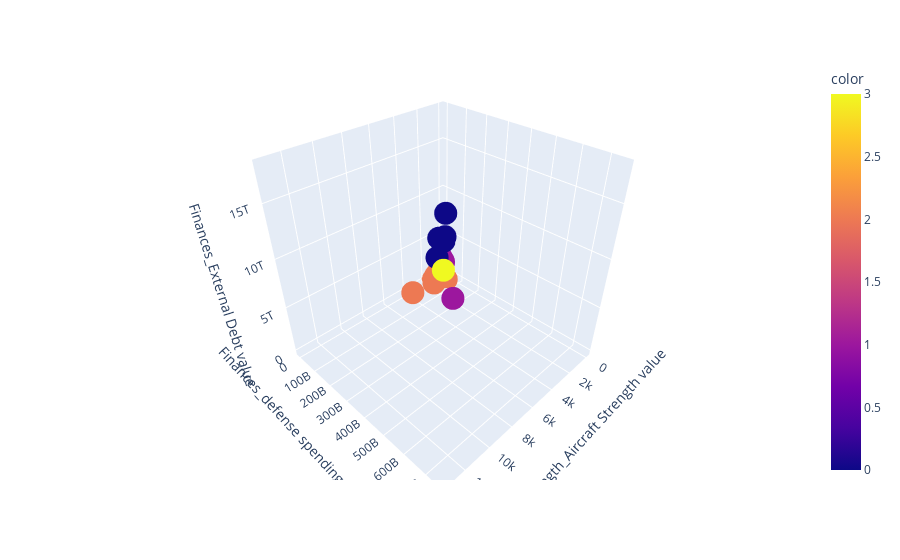

The notebook cell saved with this chart:
### Code cell
fig = px.scatter_3d(x=df["Airforce Strength_Aircraft Strength value"],
                   y=df["Finances_defense spending budget value"],
                   z=df["Finances_External Debt value"],
                   color=df.cluster_1,
                   labels = {"x": "Airforce Strength_Aircraft Strength value",
                             "y": "Finances_defense spending budget value",
                             "z": "Finances_External Debt value"},
                   hover_name=df["country"])

fig.show()

### Figure 1 — Plotly figure (JSON) as saved in the notebook; plotly's stock layout.template omitted (floating-point values rounded to 4 significant figures; data arrays with more than 128 entries replaced by an {"elided": "..."} marker saying what was removed)
{"data": [{"hovertemplate": "<b>%{hovertext}</b><br><br>Airforce Strength_Aircraft Strength value=%{x}<br>Finances_defense spending budget value=%{y}<br>Finances_External Debt value=%{z}<br>color=%{marker.color}<extra></extra>", "hovertext": {"elided": "138 str values"}, "legendgroup": "", "marker": {"color": {"elided": "138 int values"}, "coloraxis": "coloraxis", "symbol": "circle"}, "mode": "markers", "name": "", "scene": "scene", "showlegend": false, "type": "scatter3d", "x": {"elided": "138 int values"}, "y": {"elided": "138 int values"}, "z": {"elided": "138 int values"}}], "layout": {"coloraxis": {"colorbar": {"title": {"text": "color"}}, "colorscale": [[0, "#0d0887"], [0.1111, "#46039f"], [0.2222, "#7201a8"], [0.3333, "#9c179e"], [0.4444, "#bd3786"], [0.5556, "#d8576b"], [0.6667, "#ed7953"], [0.7778, "#fb9f3a"], [0.8889, "#fdca26"], [1, "#f0f921"]]}, "legend": {"tracegroupgap": 0}, "margin": {"t": 60}, "scene": {"domain": {"x": [0, 1], "y": [0, 1]}, "xaxis": {"title": {"text": "Airforce Strength_Aircraft Strength value"}}, "yaxis": {"title": {"text": "Finances_defense spending budget value"}}, "zaxis": {"title": {"text": "Finances_External Debt value"}}}}}
